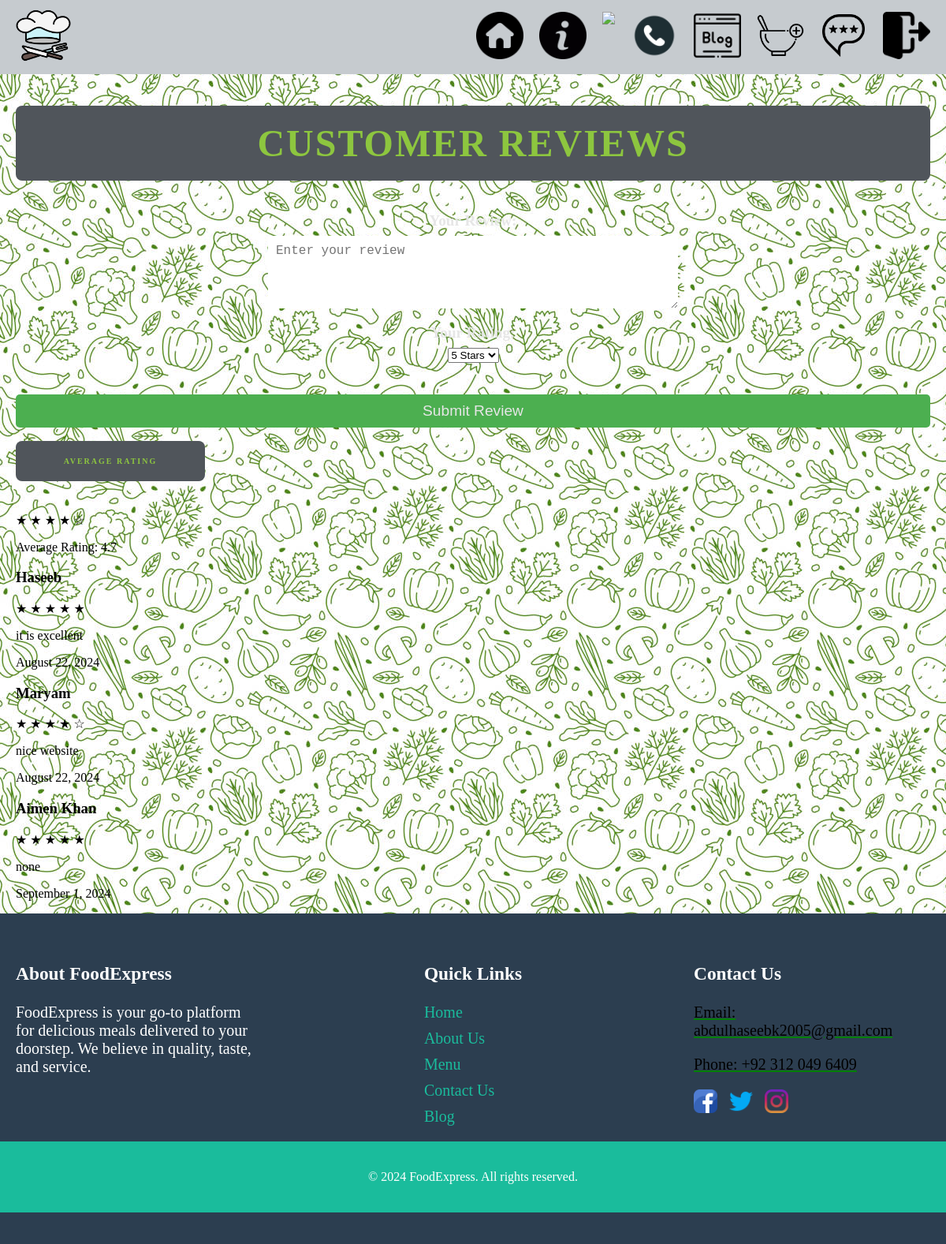
The page /reviews/ (signed in) on the database its author committed.
### products/models.py (models this page shows, shortened)
class Review(models.Model):
    name = models.CharField(max_length=255)
    review_text = models.TextField()
    rating = models.IntegerField(choices=[(i, i) for i in range(1, 6)], default=5)  # Rating from 1 to 5 stars
    created_at = models.DateTimeField(auto_now_add=True)

### products/views.py (the view, shortened to what this page needs)
# urls.py: path('reviews/',reviews,name = "reviews"),
@login_required
def reviews(request):
    queryset = Review.objects.all()
    average_rating = Review.objects.aggregate(Avg('rating'))['rating__avg'] or 0
    context = {
        "reviews": queryset,
        "average_rating": average_rating
    }
    return render(request, 'reviews.html', context=context)

### products/templates/reviews.html (shortened to what this page needs)
{% extends 'base.html' %}
{% load static %}
{% block food %}
<section class="review-page">
    <div class="container">
        <h2 class="section-title">Customer Reviews</h2>
        <div class="add-review-form-container">
            <form class="add-review-form" method="POST">
                <div class="form-group">
                    <label for="review-text">Your Review:</label>
                    <textarea id="review-text" name="review" rows="4" placeholder="Enter your review" required></textarea>
                </div>
                <div class="form-group">
                    <label for="rating">Your Rating:</label>
                    <select id="rating" name="rating" required>
                        <option value="5">5 Stars</option>
                    </select>
                </div>
                <button type="submit" class="submit-btn">Submit Review</button>
            </form>
        </div>
        <div class="average-rating-container">
           <h5 class="section-title" style="width:200px;font-size:10px">Average Rating</h5>
           <div class="average-rating">
               {% for star in "★★★★★" %}
                   {% if forloop.counter <= average_rating %}
                       <span class="star full-star">★</span>
                   {% else %}
                       <span class="star empty-star">☆</span>
                   {% endif %}
               {% endfor %}
               <p>Average Rating: {{ average_rating|floatformat:1 }}</p>
           </div>
        </div>
        <div class="review-grid">
            {% for review in reviews %}
            <div class="review-card">
                <h3 class="reviewer-name">{{ review.name }}</h3>
                <div class="review-rating">
                    {% for star in "★★★★★" %}
                        {% if forloop.counter <= review.rating %}
                        <span class="star full-star">★</span>
                        {% else %}
                            <span class="star empty-star">☆</span>
                        {% endif %}
                    {% endfor %}
                </div>
                <p class="review-text">{{ review.review_text }}</p>
                <p class="review-date">{{ review.created_at|date:"F j, Y" }}</p>
            </div>
            {% endfor %}
        </div>
    </div>
</section>
{% endblock %}

### products/templates/base.html (shortened to what this page needs)
{% load static %}
<!DOCTYPE html>
<html lang="en">
<head>
    <link rel="stylesheet" href="{% static 'styles/base.css' %}">
    <link rel="stylesheet" href="{% static 'styles/index.css' %}">
    <link rel="stylesheet" href="{% static 'styles/about.css' %}">
    <link rel="stylesheet" href="{% static 'styles/contact.css' %}">
    <link rel="stylesheet" href="{% static 'styles/menu.css' %}">
    <link rel="stylesheet" href="{% static 'styles/blog.css' %}">
    <link rel="stylesheet" href="{% static 'styles/add-meal.css' %}">
</head>
<body class="loading" style="background-image: url('{% static 'images/hero-bg.png' %}');">
      <div id="main-content" style="display: none;">
    <nav class="navbar">
        <div class="navbar-container">
            <a href="/" class="navbar-logo">
                <img src="{% static 'images/logo.png' %}" alt="FoodExpress Logo">
            </a>
            <ul class="navbar-menu" id="navbarMenu">
             <li><a href="/"><img src={% static "images/home-i.png" %} width="60px"></a></li>
            <li><a href="/about"><img src={% static "images/about-i.png" %} width="60px"></a></li></button>
            <li><a href="/menu"><img src={% static "images/menu-i.png" %} width="60px"></a></li></button>
            <li><a href="/contact"><img src={% static "images/cont-i.png" %} width="60px"></a></li>
            <li><a href="/blog"><img src={% static "images/blog-i.png" %} width="60px"></a></li>
            <li><a href="/add-meal"><img src={% static "images/add-i.png" %} width="60px"></a></li>
            <li><a href="/reviews"><img src={% static "images/review-i.png" %} width="60px"></a></li>
            <li align="center"><a href="{% url 'p_login' %}"><img src={% static "images/out-i.png" %} width="60px"></a></li>
            </ul>
        </div>
    </nav>
   {% block food %}
   {% endblock  %}
<footer class="footer-section">
    <div class="footer-container">
        <div class="footer-about">
            <h3>About FoodExpress</h3>
            <p>FoodExpress is your go-to platform for delicious meals delivered to your doorstep. We believe in quality, taste, and service.</p>
        </div>
        <div class="footer-links">
            <h3>Quick Links</h3>
            <ul>
                <li><a href="/">Home</a></li>
                <li><a href="/about">About Us</a></li>
                <li><a href="/menu">Menu</a></li>
                <li><a href="/contact">Contact Us</a></li>
                <li><a href="/blog">Blog</a></li>
            </ul>
        </div>
        <div class="footer-contact">
            <h3>Contact Us</h3>
            <a href="mailto:abdulhaseebk2005@gmail.com" style="color:green"><p style="color:black" >Email: abdulhaseebk2005@gmail.com</p></a>
            <a href="tel:+923120496409"  style="color:green"><p style="color:black">Phone: +92 312 049 6409</p></a>
            <div class="social-links">
                <a href="https://www.facebook.com/profile.php?id=100068386969987" target="_blank"><img src="{% static 'images/facebook.png' %}" alt="Facebook"></a>
                <a href="https://x.com/haseebk2005"target="_blank"><img src="{% static 'images/twitter.png' %}" alt="Twitter"></a>
                <a href="https://www.instagram.com/hxeeb_khan?utm_source=ig_web_button_share_sheet&igsh=ZDNlZDc0MzIxNw==" target="_blank"><img src="{% static 'images/instagram.png' %}" alt="Instagram"></a>
            </div>
        </div>
    </div>
    <div class="footer-bottom">
        <p>&copy; 2024 FoodExpress. All rights reserved.</p>
    </div>
</div>
</body>
</html>

### static/styles/base.css (style rules this page uses)
@media only screen and (min-width: 769px) { body { padding: 0%; margin: 0%; } }
@media only screen and (min-width: 769px) { .navbar-container { display: flex; justify-content: space-between; align-items: center; padding: 10px 20px; background-color: #c6cbcf; } }
@media only screen and (min-width: 769px) { .navbar-logo img { height: 70px; } }
@media only screen and (min-width: 769px) { .navbar-menu { list-style-type: none; margin: 0; padding: 0; display: flex; } }
@media only screen and (min-width: 769px) { .navbar-menu li { margin-left: 20px; } }
@media only screen and (min-width: 769px) { .navbar-menu a { text-decoration: none; color: white; font-size: 16px; } }
@media only screen and (min-width: 769px) { .footer-section { background-color: #2c3e50; color: white; padding: 40px 0; } }
@media only screen and (min-width: 769px) { .footer-container { display: flex; justify-content: space-between; align-items: flex-start; padding: 0 20px; } }
@media only screen and (min-width: 769px) { .footer-about, .footer-links, .footer-contact { max-width: 300px; } }
@media only screen and (min-width: 769px) { .footer-links ul { list-style-type: none; padding: 0; } }
@media only screen and (min-width: 769px) { .footer-links ul li { margin-bottom: 10px; } }
@media only screen and (min-width: 769px) { .footer-links ul li a { text-decoration: none; color: #1abc9c; } }
@media only screen and (min-width: 769px) { .social-links img { width: 30px; margin-right: 10px; } }
@media only screen and (min-width: 769px) { .footer-bottom { text-align: center; padding: 20px; background-color: #1abc9c; } }
@media only screen and (min-width: 769px) { .navbar-menu { display: flex; } }
@media only screen and (min-width: 769px) { .navbar-menu a { font-size: 16px; } }
@media only screen and (min-width: 769px) { .footer-container { flex-direction: row; } }
@media only screen and (min-width: 769px) { .footer-about, .footer-links, .footer-contact { text-align: left; font-size: 20px; } }

### static/styles/about.css (style rules this page uses)
.container { max-width: 1200px; margin: 0 auto; padding: 0 20px; }
.section-title { text-align: center; font-size: 3rem; color: #27ae60; margin-bottom: 30px; text-transform: uppercase; letter-spacing: 2px; }

### static/styles/contact.css (style rules this page uses)
.form-group { width: 100%; margin-bottom: 15px; display: flex; flex-direction: column; align-items: center; }
.form-group label { display: block; margin-bottom: 5px; font-size: 1.2rem; }
.form-group input, .form-group textarea { width: 100%; max-width: 500px; padding: 10px; border: none; border-radius: 5px; font-size: 1rem; }
.form-group textarea { resize: vertical; }
button { background-color: #76ff03; color: #fff; border: none; border-radius: 5px; padding: 10px 20px; font-size: 1rem; cursor: pointer; transition: background-color 0.3s ease; margin-top: 20px; }

### static/styles/blog.css (style rules this page uses)
.container { max-width: 1200px; margin: 0 auto; }
.section-title { text-align: center; font-size: 3rem; color: #8dc63f; background-color: #50555b; padding: 20px; border-radius: 8px; margin-bottom: 30px; }
.form-group { margin-bottom: 15px; }
.submit-btn { background-color: #8dc63f; color: #fff; border: none; padding: 10px 20px; border-radius: 4px; font-size: 1rem; cursor: pointer; }
.section-title { text-align: center; font-size: 3rem; color: #8dc63f; margin-bottom: 50px; }
.section-title { text-align: center; font-size: 3rem; color: #8dc63f; margin-bottom: 40px; }
.form-group { margin-bottom: 20px; }
.form-group label { display: block; color: #e6e6e6; font-weight: bold; margin-bottom: 8px; }
.submit-btn { width: 100%; padding: 10px; background-color: #4CAF50; border: none; border-radius: 5px; color: #e6e6e6; font-size: 1.2em; cursor: pointer; transition: background-color 0.3s ease; }

### rows shown on the page
Review: name "Haseeb", rating 5 (drawn), review_text "it is excellent", created_at "August 22, 2024"
Review: name "Maryam", rating 4 (drawn), review_text "nice website", created_at "August 22, 2024"
Review: name "Aimen Khan", rating 5 (drawn), review_text "none", created_at "September 1, 2024"

### other values the page prints
{{ average_rating|floatformat:1 }} "4.7"
